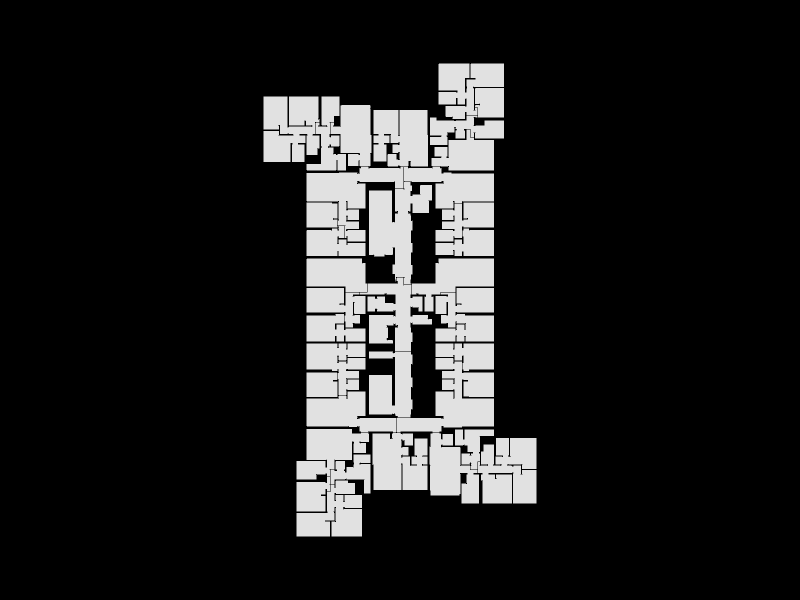

The notebook cell this image was saved under:
### Markdown cell above
Show the result

### Code cell
Topology.Show(new_shell,
              faceOpacity=0.9,
              showEdges=True,
              showVertices=True,
              camera=[0,0,6],
              backgroundColor="black",
              width=800,
              height=600,
              renderer=renderer)

### Figure 1 — Plotly figure (JSON) as saved in the notebook; plotly's stock layout.template omitted (floating-point values rounded to 4 significant figures; data arrays with more than 128 entries replaced by an {"elided": "..."} marker saying what was removed)
{"data": [{"customdata": {"elided": "1329 str values"}, "hoverinfo": "text", "hovertemplate": {"elided": "1329 str values"}, "hovertext": {"elided": "1329 str values"}, "legendgroup": "1", "legendrank": 1, "marker": {"color": {"elided": "1329 str values"}, "line": {"width": 0}, "opacity": 1, "size": {"elided": "1329 float values"}, "sizemode": "diameter", "symbol": "circle"}, "mode": "markers", "name": "1: Untitled (Vertices)", "showlegend": false, "textfont": {"size": 5}, "type": "scatter3d", "x": {"elided": "1329 float values"}, "y": {"elided": "1329 float values"}, "z": {"elided": "1329 int values"}}, {"hoverinfo": "text", "hovertext": {"elided": "4089 str values"}, "legendgroup": "2", "legendrank": 2, "line": {"color": "#000000", "width": 1}, "mode": "lines", "name": "1: Untitled (Edges)", "showlegend": false, "type": "scatter3d", "x": {"elided": "4089 float values"}, "y": {"elided": "4089 float values"}, "z": {"elided": "4089 int values"}}, {"cmax": 1, "cmin": 0, "color": "#FAFAFA", "colorscale": [[0, "#440154"], [0.1111, "#482878"], [0.2222, "#3e4989"], [0.3333, "#31688e"], [0.4444, "#26828e"], [0.5556, "#1f9e89"], [0.6667, "#35b779"], [0.7778, "#6ece58"], [0.8889, "#b5de2b"], [1, "#fde725"]], "flatshading": true, "hoverinfo": "text", "hovertext": "", "i": {"elided": "1354 int values"}, "j": {"elided": "1354 int values"}, "k": {"elided": "1354 int values"}, "legendgroup": "3", "legendrank": 3, "lighting": {"facenormalsepsilon": 0}, "name": "1: Untitled (Faces)", "opacity": 0.9, "showlegend": false, "showscale": false, "text": "", "type": "mesh3d", "x": {"elided": "1329 float values"}, "y": {"elided": "1329 float values"}, "z": {"elided": "1329 int values"}}], "layout": {"autosize": true, "height": 600, "margin": {"b": 40, "l": 40, "r": 40, "t": 40}, "paper_bgcolor": "#000000", "plot_bgcolor": "#000000", "scene": {"aspectmode": "data", "camera": {"center": {"x": 0, "y": 0, "z": 0}, "eye": {"x": 0, "y": 0, "z": 6}, "projection": {"type": "perspective"}, "up": {"x": 0, "y": 0, "z": 1}}, "xaxis": {"visible": false}, "yaxis": {"visible": false}, "zaxis": {"visible": false}}, "showlegend": true, "width": 800, "xaxis": {"showgrid": false, "visible": false, "zeroline": false}, "yaxis": {"showgrid": false, "visible": false, "zeroline": false}}}
